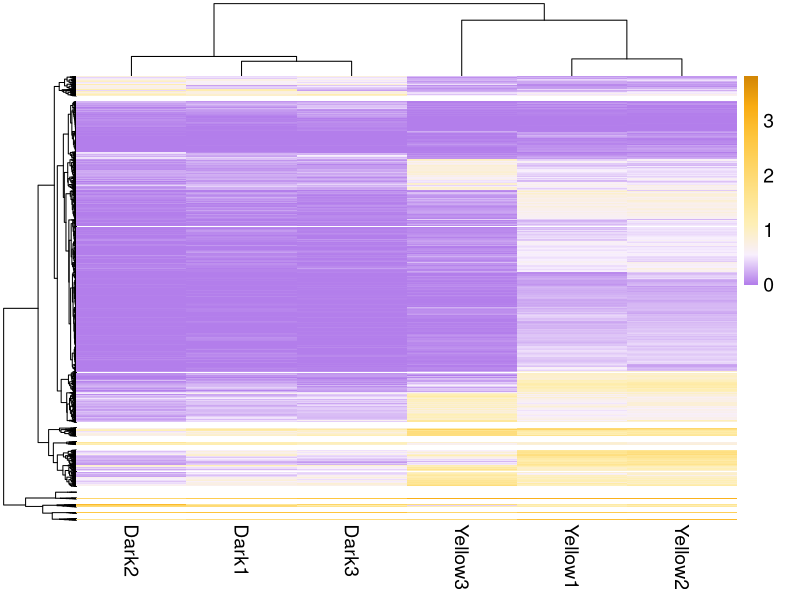

Write R code to recreate this figure. (Note: this script raises an error after producing the figure.)
# loading data
DEGs_exp_rpkm <- read.csv("./01_Preprocessing/output_data/DEGs_YvsD_valid.csv", header = T, row.names = 1)
dim(DEGs_exp_rpkm)

data_raw<- DEGs_exp_rpkm[,20:25]
summary(data_raw)

data <- log10(data_raw + 1)
summary(data)
data_centered <- scale(data, center = T, scale = F)
summary(data_centered)

library(pheatmap)
p <- pheatmap(data, cluster_row = TRUE, cluster_col = TRUE, show_rownames= FALSE,
              color=colorRampPalette(rev(c("#D38706", "#F9AC13", "#FEC53C", "#FED565", "#FEE48F","#FEF0B8", "#F8EFFE", "#B37EEB")))(1000),
              # color = colorRampPalette(rev(brewer.pal(n = 6, name = "RdBu")))(100),
              # scale = 'row', 
              fontsize = 14, legend_breaks = c(0, 1, 2, 3, 4),
              legend_labels=c("0","1","2","3","4"),
              cutree_rows = 10)


# Save clusters
row_cluster <- cutree(p$tree_row, k=10)
newOrder <- data[p$tree_row$order,]
newOrder[,ncol(newOrder)+1]=row_cluster[match(rownames(newOrder), names(row_cluster))]
colnames(newOrder)[ncol(newOrder)]="Cluster"
newOrder$gene_id <- rownames(newOrder)
write.csv(newOrder, "./02_DatasetAnalysis/output_data/HC_10cluster_YvsD.csv", row.names = FALSE)

